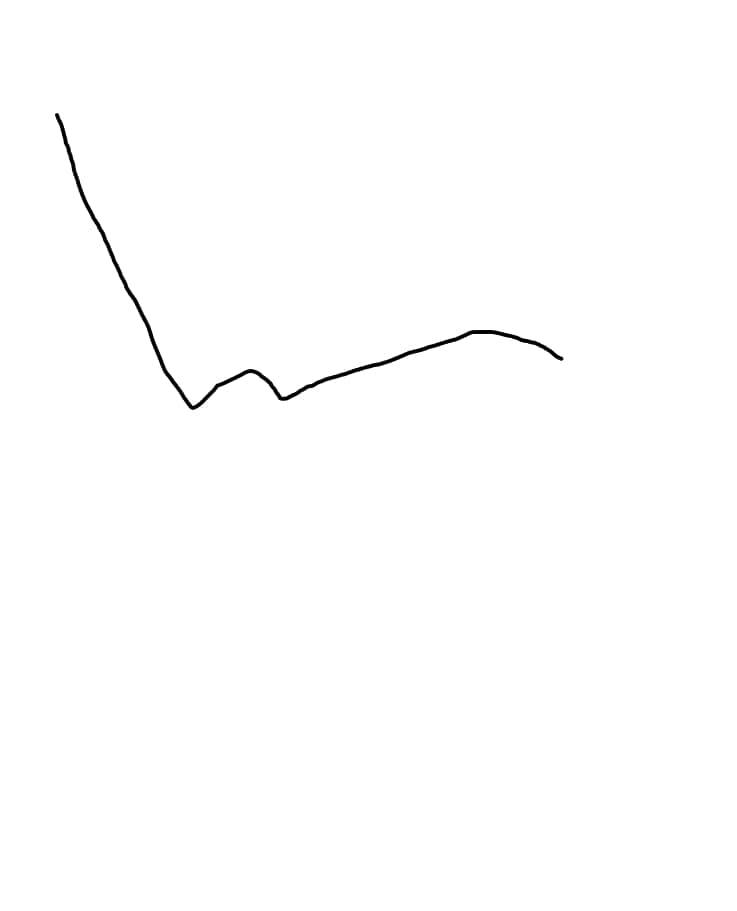
#> input picture src/img_processing/src/44_pt1.jpg, 737 x 911 px
$ python trajectory_reader.py
#> lines starting #> are read from the running program, lines starting #| are printed output that depends on the picture; after the words box and inside, x2 and y2 are one past the last pixel; in counts of white or black regions, pixels touching at a corner belong together
#!/usr/bin/env python
"""
This file will accept an image input and convert that to ROS coordinates/waypoints
for the Sawyer to follow for each time signature movement
"""

import os
import numpy as np
import cv2
import matplotlib.pyplot as plt
import pandas as pd

this_file = os.path.dirname(os.path.abspath(__file__))
IMG_DIR = '/'.join(this_file.split('/')[:-2]) + '/img_processing/src'
print(IMG_DIR)

def read_image(img_name, grayscale=False):
    """ reads an image

    Parameters
    ----------
    img_name : str
        name of image
    grayscale : boolean
        true if image is in grayscale, false o/w

    Returns
    -------
    ndarray
        an array representing the image read (w/ extension)
    """
#> called with img_name = 'src/img_processing/src/44_pt1.jpg', grayscale = True

    if not grayscale:
        img = cv2.imread(img_name)
    else:
        img = cv2.imread(img_name, 0)
#> img is the input picture: shape (911, 737); min 0, max 255, mean 253.9
#> call 2 of read_image, with img_name = 'src/img_processing/src/44_pt2.jpg', grayscale = True
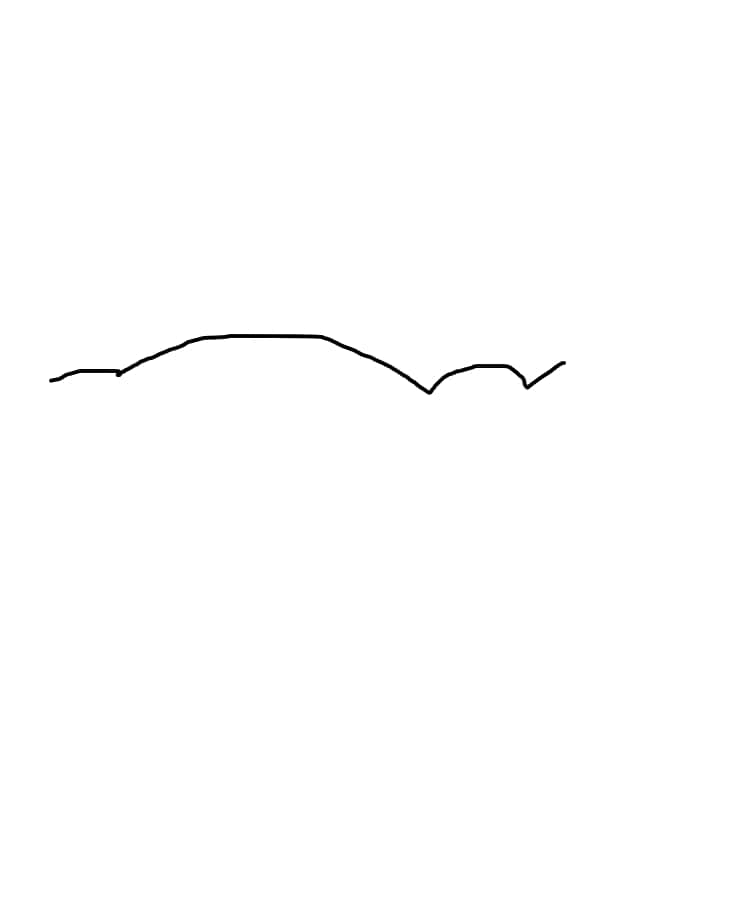
#> input picture src/img_processing/src/44_pt2.jpg, 737 x 911 px
#> in read_image, img is the input picture: shape (911, 737); min 0, max 255, mean 254.2
#> call 3 of read_image, with img_name = 'src/img_processing/src/44_pt3.jpg', grayscale = True
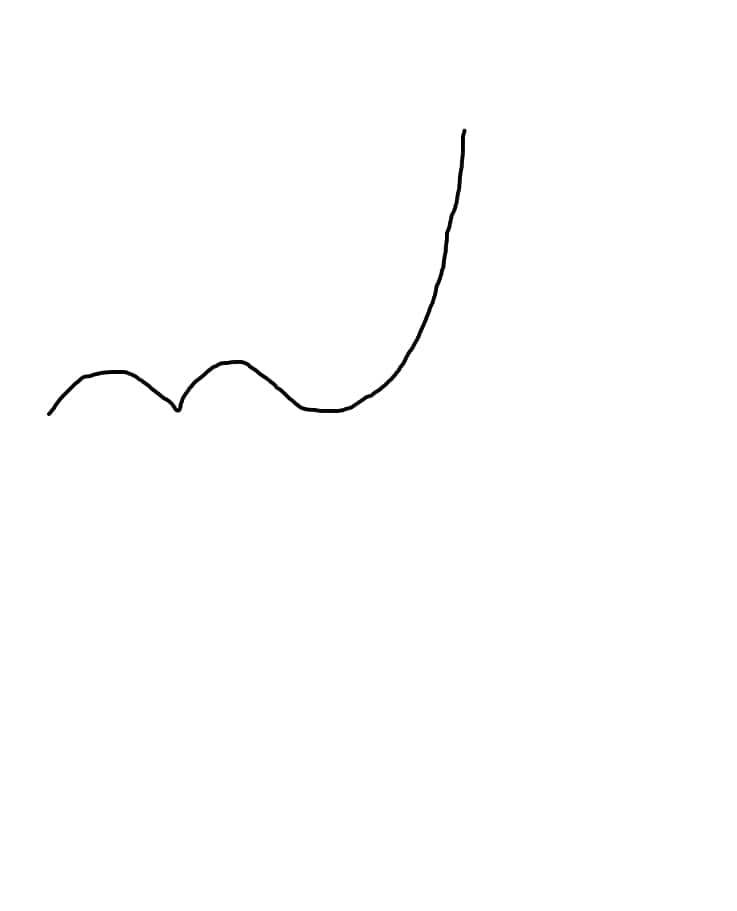
#> input picture src/img_processing/src/44_pt3.jpg, 737 x 911 px
#> in read_image, img is the input picture: shape (911, 737); min 0, max 255, mean 254

    print(img_name)

    return img

def write_image(img, img_name):
    """writes the image as a file

    Parameters
    ----------
    img : ndarray
        an array representing an image
    img_name : str
        name of file to write as (make sure to put extension)
    """

    cv2.imwrite(img_name, img)

def show_image(img_name, title='Fig', grayscale=False):
    """show the  as a matplotlib figure

    Parameters
    ----------
    img_name : str
        name of image
    tile : str
        title to give the figure shown
    grayscale : boolean
        true if image is in grayscale, false o/w
    """

    if not grayscale:
        plt.imshow(img_name)
        plt.title(title)
        plt.show()
    else:
        plt.imshow(img_name, cmap='gray')
        plt.title(title)
        plt.show()


def threshold_segment_naive(gray_img, lower_thresh, upper_thresh):
    """perform grayscale thresholding using a lower and upper threshold by
    blacking the background and whitening lying between the threholds (the
    foreground)

    Parameter
    ---------
    gray_img : ndarray
        grayscale image array
    lower_thresh : float or int
        lowerbound to threshold (an intensity value between 0-255)
    upper_thresh : float or int
        upperbound to threshold (an intensity value between 0-255)

    Returns
    -------
    ndarray
        thresholded version of gray_img
    """
#> called with lower_thresh = 0, upper_thresh = 70
    # TODO: Implement threshold segmentation by setting pixels of gray_img inside the
    # lower_thresh and upper_thresh parameters to 1
    # Then set any value that is outside the range to be 0
    # Hints: make a copy of gray_img so that we don't alter the original image
    # Boolean array indexing, or masking will come in handy.
    # See https://docs.scipy.org/doc/numpy-1.13.0/user/basics.indexing.html

    new_img = np.copy(gray_img)
    # new_img = cv2.flip(new_img, 0)

    #thresholded image bw
    new_img_thresh = np.where((new_img <= upper_thresh) & (new_img >= lower_thresh),1,0)
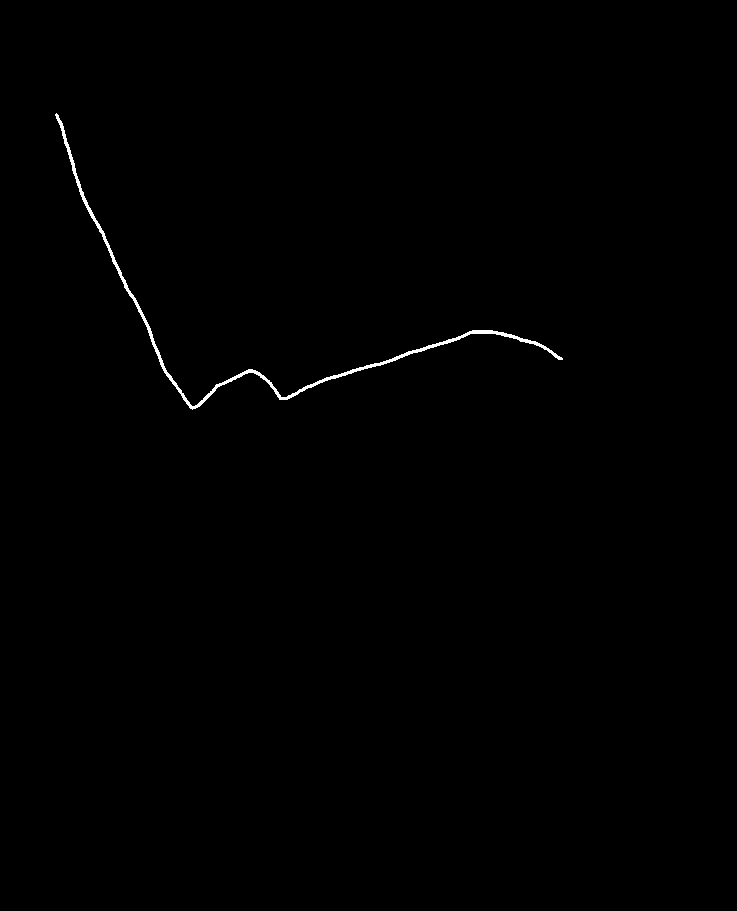
#> new_img_thresh: shape (911, 737) int64; values 0 (black) and 1 (white), 0.36% white; 1 white region, box (x1, y1, x2, y2) and area: (55, 113, 563, 410) 2443

    #finding out which pixel indices are of interest
    pixels_of_interest = np.where((gray_img <= upper_thresh) & (gray_img >= lower_thresh))
#> pixels_of_interest = 2443 positions, rows 113 to 409, columns 55 to 562
    num_els = np.Inf #number of elements in each row of data

    #reducing number of pixels to make trajectory smoother
    #need to add functionality to discard pixels that are too close
    while num_els >300:

        #randomly remove every second element from array

        num_els = np.shape(pixels_of_interest)
        num_els = num_els[1]
        idel = np.arange(0, num_els, 2)

        pixel_array_z = pixels_of_interest[0]
        pixel_array_z = np.delete(pixel_array_z, idel)

        pixel_array_y = pixels_of_interest[1]
        pixel_array_y = np.delete(pixel_array_y, idel)

        pixels_of_interest = np.array([pixel_array_z, pixel_array_y])

    #take a transpose so coords are easier to visualize
    pixels_of_interest = np.transpose(pixels_of_interest)
#> pixels_of_interest = 76 pairs, first value 122 to 407, second value 60 to 556


    #we also want to make sure to remove pixels that are too close to each other.
    #Keep a buffer of ~20 pixels

    dud_pixels = np.argwhere(np.diff(pixel_array_y) <= 3)
#> dud_pixels = 43 values from 0 to 73
    pixel_array_y = np.delete(pixel_array_y, dud_pixels+1)
#> pixel_array_y = 33 values, max 556 at index 22, min 60 at index 0, mean 285.4
    pixel_array_z = np.delete(pixel_array_z, dud_pixels+1)
#> pixel_array_z = 33 values from 122 to 407

    pixels_of_interest = np.transpose(np.array([pixel_array_z, pixel_array_y]))
#> pixels_of_interest = 33 pairs, first value 122 to 407, second value 60 to 556

    #create a blank image
    reduced_img = np.where((new_img <= upper_thresh),0,0)
#> reduced_img: shape (911, 737) int64; every value is 0

    #populate blank image with reduced pixels
    for i in pixels_of_interest:
        reduced_img.itemset((i[0], i[1]), 50)
#> this loop made 33 passes
#> i on passes 1 to 12: [122, 60], [177, 77], [196, 82], [204, 87], [221, 95], [229, 101], [247, 109], [275, 119], [284, 124], [292, 130], [300, 136], [318, 145]
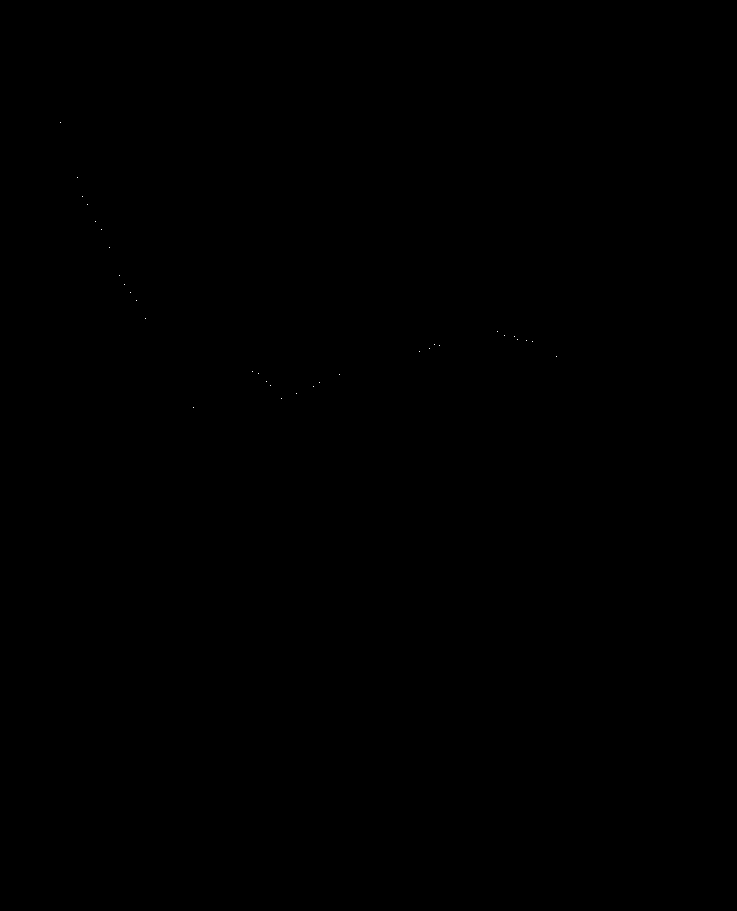
#> reduced_img: shape (911, 737) int64; values 0 (black) and 50 (white), 0% white in thin lines or dots, all inside (x1, y1, x2, y2) = (60, 122, 557, 408)
    reduced_img = cv2.flip(reduced_img, 0)
#> reduced_img: shape (911, 737) int32; values 0 (black) and 50 (white), 0% white in thin lines or dots, all inside (x1, y1, x2, y2) = (60, 503, 557, 789)


    ##finding and sorting pixels of interest and then scaling them
    #finding out which pixel indices are of interest
    img_pixels = np.where((reduced_img <= upper_thresh) & (reduced_img > lower_thresh))
#> img_pixels = 33 positions, rows 503 to 788, columns 60 to 556
    img_pixels = np.transpose(img_pixels)
#> img_pixels = 33 pairs, first value 503 to 788, second value 60 to 556

    #sort the array by y axis to make sure we're moving as we want
    ind = np.lexsort((img_pixels[:,0], img_pixels[:,1]))
#> ind = 33 values, max 32 at index 0, min 0 at index 12, mean 16
    img_pixels = img_pixels[ind]

    # #scaling those into ROS 2D coords
    # img_pixels = np.transpose(np.array([np.multiply(np.add(img_pixels[:,0],2), 0.0011), np.multiply(np.add(img_pixels[:,1], 2), 0.0005)]))
    # print((img_pixels))

    show_image(reduced_img, title='reduced_22', grayscale=True) #debugging to see what the reduced image looks like

    return img_pixels

    # raise NotImplementedError()


def to_grayscale(rgb_img):
    return np.dot(rgb_img[... , :3] , [0.299 , 0.587, 0.114])

def segment_image(img):
    # ONLY USE ONE SEGMENTATION METHOD

    # perform thresholding segmentation
    binary = threshold_segment_naive(to_grayscale(img), 0, 70).astype(np.uint8)

    # perform clustering segmentation.
    # binary = cluster_segment(img, 2).astype(np.uint8)

    # if np.mean(binary) > 0.5:
    #     binary = 1 - binary #invert the pixels if K-Means assigned 1's to background, and 0's to foreground

    return binary


"""
below are tests used for sanity checking you image, edit as you see appropriate

"""

def test_thresh_naive(img, lower_thresh, upper_thresh):
    thresh = threshold_segment_naive(img, lower_thresh, upper_thresh)
#> thresh has the same summary as img_pixels in threshold_segment_naive
    show_image(thresh, title='thresh_naive_22', grayscale=True)
    cv2.imwrite(IMG_DIR + "/thresh_naive_22.jpg", thresh.astype('uint8') * 255)
    return thresh


if __name__ == '__main__':

    # """
    # implementing 22 reading
    # """

    # # adjust the file names here
    # test_img1 = read_image(IMG_DIR + '/22_pt1.jpg', grayscale=True)
    # test_img2 = read_image(IMG_DIR + '/22_pt2.jpg', grayscale=True)

    # # uncomment the test you want to run
    # # it will plot the image and also save it

    # img_pixels1 = test_thresh_naive(test_img1, 0, 70)

    # img_pixels2 = test_thresh_naive(test_img2, 0, 70)
    # img_pixels2 = np.flip(img_pixels2, 0)

    # # print(np.shape(img_pixels2))
    # # print(np.shape(img_pixels1))

    # img_pixels = np.vstack((img_pixels1, img_pixels2))
    # #scaling those into ROS 2D coords
    # img_pixels = np.transpose(np.array([np.multiply(np.add(img_pixels[:,0],2), 0.0011), np.multiply(np.add(img_pixels[:,1], 2), 0.0005)]))
    # # print((img_pixels))
    # # print((img_pixels))
    # # img_pixels = img_pixels1

    # #save pixels of interest as csv file DONT FORGET TO UNCOMMENT FINALLY
    # pd.DataFrame(img_pixels).to_csv(IMG_DIR + "/22wp1_coords.csv", header=None, index=None)

    """
    implementing 44 reading
    """

    # adjust the file names here
    test_img1 = read_image(IMG_DIR + '/44_pt1.jpg', grayscale=True)
    test_img2 = read_image(IMG_DIR + '/44_pt2.jpg', grayscale=True)
    test_img3 = read_image(IMG_DIR + '/44_pt3.jpg', grayscale=True)

    # uncomment the test you want to run
    # it will plot the image and also save it

    img_pixels1 = test_thresh_naive(test_img1, 0, 70)
#> img_pixels1 has the same summary as img_pixels in threshold_segment_naive
    img_pixels2 = test_thresh_naive(test_img2, 0, 70)
#> in threshold_segment_naive (call 2), `new_img_thresh = np.where((new_img <= upper_thresh) & (new_img >= lowe..`: new_img_thresh: shape (911, 737) int64; values 0 (black) and 1 (white), 0.29% white; 1 white region, box (x1, y1, x2, y2) and area: (50, 334, 565, 394) 1932
#> the loop in threshold_segment_naive (call 2), `for i in pixels_of_interest:` made 66 passes
#> i on passes 1 to 12: [334, 244], [334, 260], [334, 276], [334, 292], [335, 249], [335, 265], [335, 281], [335, 297], [335, 313], [336, 225], [336, 241], [336, 257]
#> after the loop in threshold_segment_naive (call 2), `for i in pixels_of_interest:`: reduced_img: shape (911, 737) int64; values 0 (black) and 50 (white), 0.01% white in thin lines or dots, all inside (x1, y1, x2, y2) = (91, 334, 559, 390)
#> in threshold_segment_naive (call 2), `reduced_img = cv2.flip(reduced_img, 0)`: reduced_img: shape (911, 737) int32; values 0 (black) and 50 (white), 0.01% white in thin lines or dots, all inside (x1, y1, x2, y2) = (91, 521, 559, 577)
#> call 4 of show_image, with img_name = array of shape (66, 2), title = 'thresh_naive_22', grayscale = True
#> in show_image (call 4), `plt.show()`:
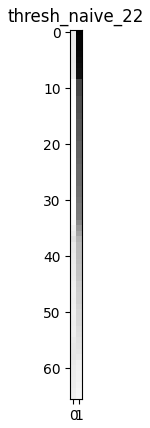
#> figure drawn by matplotlib, 1 panel
#> img_pixels2 = 66 pairs, first value 521 to 576, second value 91 to 558
    img_pixels2 = np.flip(img_pixels2, 0)
    img_pixels3 = test_thresh_naive(test_img3, 0, 70)
#> call 3 of threshold_segment_naive, with lower_thresh = 0, upper_thresh = 70
#> in threshold_segment_naive (call 3), `new_img_thresh = np.where((new_img <= upper_thresh) & (new_img >= lowe..`:
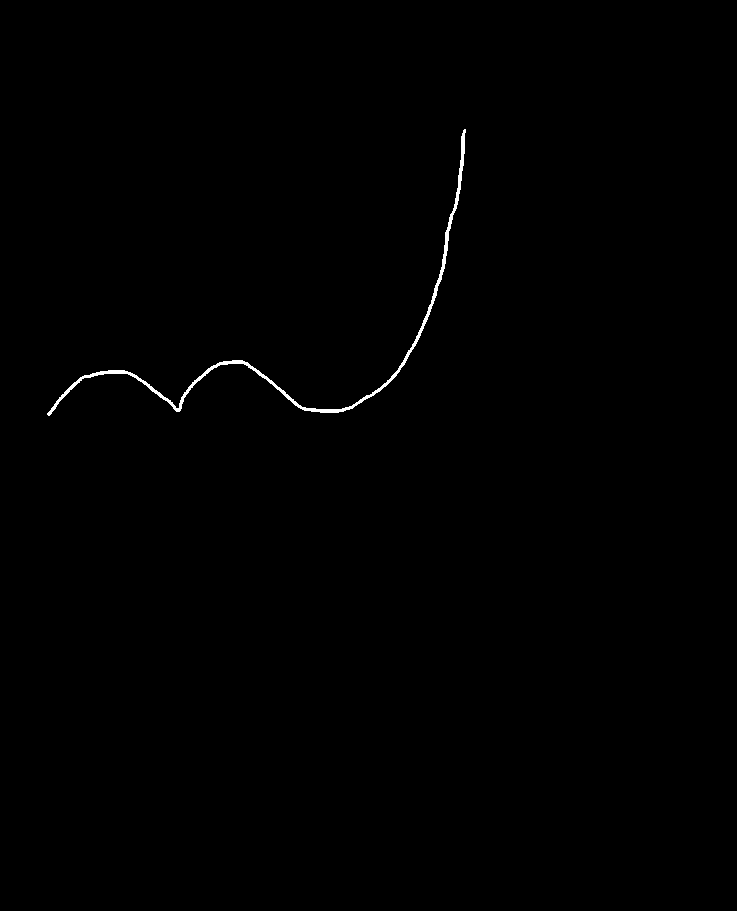
#> new_img_thresh: shape (911, 737) int64; values 0 (black) and 1 (white), 0.34% white; 1 white region, box (x1, y1, x2, y2) and area: (47, 129, 466, 416) 2278
#> in threshold_segment_naive (call 3), `pixels_of_interest = np.where((gray_img <= upper_thresh) & (gray_img >..`: pixels_of_interest = 2278 positions, rows 129 to 415, columns 47 to 465
#> in threshold_segment_naive (call 3), `pixels_of_interest = np.transpose(pixels_of_interest)`: pixels_of_interest = 142 pairs, first value 134 to 413, second value 51 to 464
#> in threshold_segment_naive (call 3), `dud_pixels = np.argwhere(np.diff(pixel_array_y) <= 3)`: dud_pixels = 102 values from 0 to 140
#> in threshold_segment_naive (call 3), `pixel_array_y = np.delete(pixel_array_y, dud_pixels+1)`: pixel_array_y = 40 values, max 463 at index 0, min 115 at index 10, mean 296.8
#> in threshold_segment_naive (call 3), `pixel_array_z = np.delete(pixel_array_z, dud_pixels+1)`: pixel_array_z = 40 values from 134 to 411
#> in threshold_segment_naive (call 3), `pixels_of_interest = np.transpose(np.array([pixel_array_z, pixel_array..`: pixels_of_interest = 40 pairs, first value 134 to 411, second value 115 to 463
#> the loop in threshold_segment_naive (call 3), `for i in pixels_of_interest:` made 40 passes
#> i on passes 1 to 12: [134, 463], [361, 241], [362, 244], [363, 241], [364, 403], [370, 206], [371, 118], [371, 256], [372, 120], [372, 256], [373, 115], [373, 131]
#> after the loop in threshold_segment_naive (call 3), `for i in pixels_of_interest:`: reduced_img: shape (911, 737) int64; values 0 (black) and 50 (white), 0.01% white in thin lines or dots, all inside (x1, y1, x2, y2) = (115, 134, 464, 412)
#> in threshold_segment_naive (call 3), `reduced_img = cv2.flip(reduced_img, 0)`: reduced_img: shape (911, 737) int32; values 0 (black) and 50 (white), 0.01% white in thin lines or dots, all inside (x1, y1, x2, y2) = (115, 499, 464, 777)
#> in threshold_segment_naive (call 3), `img_pixels = np.where((reduced_img <= upper_thresh) & (reduced_img > l..`: img_pixels = 40 positions, rows 499 to 776, columns 115 to 463
#> in threshold_segment_naive (call 3), `img_pixels = np.transpose(img_pixels)`: img_pixels = 40 pairs, first value 499 to 776, second value 115 to 463
#> in threshold_segment_naive (call 3), `ind = np.lexsort((img_pixels[:,0], img_pixels[:,1]))`: ind = 40 values, max 39 at index 39, min 0 at index 22, mean 19.5
#> in show_image (call 6), `plt.show()`:
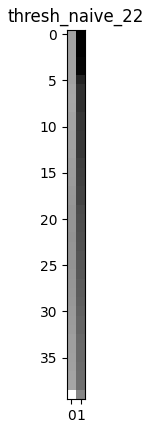
#> figure drawn by matplotlib, 1 panel
#> img_pixels3 has the same summary as img_pixels in threshold_segment_naive

    # print(np.shape(img_pixels2))
    # print(np.shape(img_pixels1))

    img_pixels = np.vstack((img_pixels1, img_pixels2, img_pixels3))
#> img_pixels = 139 pairs, first value 499 to 788, second value 60 to 558
    print(np.shape(img_pixels))
#| (139, 2)
    # img_pixels = img_pixels1

    #scaling those into ROS 2D coords
    img_pixels = np.transpose(np.array([np.multiply(np.add(img_pixels[:,0],1), 0.0011), np.multiply(np.add(img_pixels[:,1], 8), 0.0005)]))
#> img_pixels = 139 pairs, first value 0.55 to 0.868, second value 0.034 to 0.283
    # print((img_pixels))

    #save pixels of interest as csv file DONT FORGET TO UNCOMMENT FINALLY
    pd.DataFrame(img_pixels).to_csv(IMG_DIR + "/44wp1_coords.csv", header=None, index=None)

    print(img_pixels)
#> (printed output is left out)
